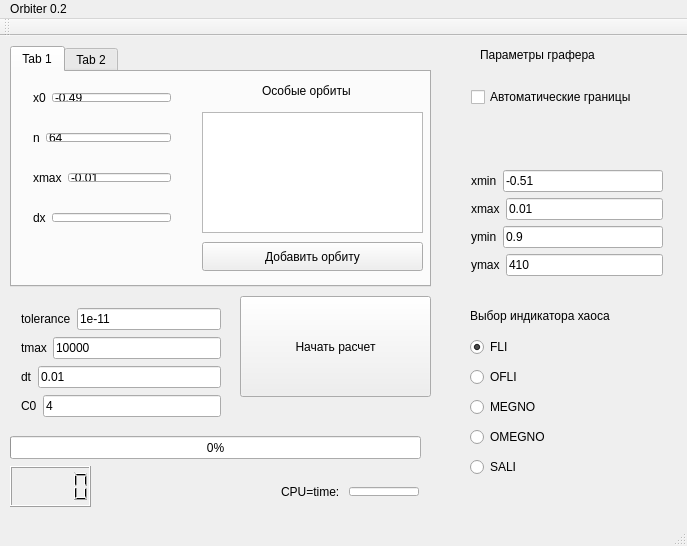
<?xml version="1.0" encoding="UTF-8"?>
<ui version="4.0">
 <class>MainWindow</class>
 <widget class="QMainWindow" name="MainWindow">
  <property name="geometry">
   <rect>
    <x>0</x>
    <y>0</y>
    <width>687</width>
    <height>546</height>
   </rect>
  </property>
  <property name="windowTitle">
   <string>MainWindow</string>
  </property>
  <widget class="QWidget" name="centralWidget">
   <widget class="QTabWidget" name="tabWidget">
    <property name="geometry">
     <rect>
      <x>10</x>
      <y>10</y>
      <width>421</width>
      <height>241</height>
     </rect>
    </property>
    <property name="currentIndex">
     <number>0</number>
    </property>
    <widget class="QWidget" name="tab">
     <attribute name="title">
      <string>Tab 1</string>
     </attribute>
     <widget class="QWidget" name="horizontalLayoutWidget_3">
      <property name="geometry">
       <rect>
        <x>10</x>
        <y>10</y>
        <width>160</width>
        <height>31</height>
       </rect>
      </property>
      <layout class="QHBoxLayout" name="horizontalLayout_3">
       <item>
        <widget class="QLabel" name="label_3">
         <property name="text">
          <string>x0</string>
         </property>
        </widget>
       </item>
       <item>
        <widget class="QLineEdit" name="x0LineEdit">
         <property name="text">
          <string>-0.49</string>
         </property>
        </widget>
       </item>
      </layout>
     </widget>
     <widget class="QWidget" name="horizontalLayoutWidget_4">
      <property name="geometry">
       <rect>
        <x>10</x>
        <y>50</y>
        <width>160</width>
        <height>31</height>
       </rect>
      </property>
      <layout class="QHBoxLayout" name="horizontalLayout_4">
       <item>
        <widget class="QLabel" name="label_4">
         <property name="text">
          <string>n</string>
         </property>
        </widget>
       </item>
       <item>
        <widget class="QLineEdit" name="dxLineEdit">
         <property name="text">
          <string>64</string>
         </property>
        </widget>
       </item>
      </layout>
     </widget>
     <widget class="QWidget" name="horizontalLayoutWidget_5">
      <property name="geometry">
       <rect>
        <x>10</x>
        <y>90</y>
        <width>160</width>
        <height>31</height>
       </rect>
      </property>
      <layout class="QHBoxLayout" name="horizontalLayout_5">
       <item>
        <widget class="QLabel" name="label_5">
         <property name="text">
          <string>xmax</string>
         </property>
        </widget>
       </item>
       <item>
        <widget class="QLineEdit" name="xmaxLineEdit">
         <property name="text">
          <string>-0.01</string>
         </property>
        </widget>
       </item>
      </layout>
     </widget>
     <widget class="QWidget" name="horizontalLayoutWidget_11">
      <property name="geometry">
       <rect>
        <x>10</x>
        <y>130</y>
        <width>160</width>
        <height>31</height>
       </rect>
      </property>
      <layout class="QHBoxLayout" name="horizontalLayout_11">
       <item>
        <widget class="QLabel" name="label_13">
         <property name="text">
          <string>dx</string>
         </property>
        </widget>
       </item>
       <item>
        <widget class="QLineEdit" name="newdxLineEdit">
         <property name="enabled">
          <bool>true</bool>
         </property>
         <property name="text">
          <string/>
         </property>
        </widget>
       </item>
      </layout>
     </widget>
     <widget class="QLabel" name="label_15">
      <property name="geometry">
       <rect>
        <x>250</x>
        <y>10</y>
        <width>131</width>
        <height>17</height>
       </rect>
      </property>
      <property name="text">
       <string>Особые орбиты</string>
      </property>
     </widget>
     <widget class="QPushButton" name="addButton">
      <property name="geometry">
       <rect>
        <x>190</x>
        <y>170</y>
        <width>221</width>
        <height>29</height>
       </rect>
      </property>
      <property name="text">
       <string>Добавить орбиту</string>
      </property>
     </widget>
     <widget class="QListWidget" name="listWidget">
      <property name="geometry">
       <rect>
        <x>190</x>
        <y>40</y>
        <width>221</width>
        <height>121</height>
       </rect>
      </property>
     </widget>
    </widget>
    <widget class="QWidget" name="tab_2">
     <attribute name="title">
      <string>Tab 2</string>
     </attribute>
    </widget>
   </widget>
   <widget class="QWidget" name="verticalLayoutWidget">
    <property name="geometry">
     <rect>
      <x>10</x>
      <y>260</y>
      <width>222</width>
      <height>136</height>
     </rect>
    </property>
    <layout class="QVBoxLayout" name="verticalLayout">
     <item>
      <layout class="QHBoxLayout" name="horizontalLayout">
       <item>
        <widget class="QLabel" name="label">
         <property name="text">
          <string>tolerance</string>
         </property>
        </widget>
       </item>
       <item>
        <widget class="QLineEdit" name="toleranceLineEdit">
         <property name="text">
          <string>1e-11</string>
         </property>
        </widget>
       </item>
      </layout>
     </item>
     <item>
      <layout class="QHBoxLayout" name="horizontalLayout_10">
       <item>
        <widget class="QLabel" name="label_11">
         <property name="text">
          <string>tmax</string>
         </property>
        </widget>
       </item>
       <item>
        <widget class="QLineEdit" name="tmaxLineEdit">
         <property name="text">
          <string>10000</string>
         </property>
        </widget>
       </item>
      </layout>
     </item>
     <item>
      <layout class="QHBoxLayout" name="horizontalLayout_2">
       <item>
        <widget class="QLabel" name="label_2">
         <property name="text">
          <string>dt</string>
         </property>
        </widget>
       </item>
       <item>
        <widget class="QLineEdit" name="dtLineEdit">
         <property name="text">
          <string>0.01</string>
         </property>
        </widget>
       </item>
      </layout>
     </item>
     <item>
      <layout class="QHBoxLayout" name="horizontalLayout_13">
       <item>
        <widget class="QLabel" name="label_16">
         <property name="text">
          <string>C0</string>
         </property>
        </widget>
       </item>
       <item>
        <widget class="QLineEdit" name="C0LineEdit">
         <property name="text">
          <string>4</string>
         </property>
        </widget>
       </item>
      </layout>
     </item>
    </layout>
   </widget>
   <widget class="QLabel" name="label_6">
    <property name="geometry">
     <rect>
      <x>480</x>
      <y>10</y>
      <width>151</width>
      <height>17</height>
     </rect>
    </property>
    <property name="text">
     <string>Параметры графера</string>
    </property>
   </widget>
   <widget class="QWidget" name="verticalLayoutWidget_2">
    <property name="geometry">
     <rect>
      <x>460</x>
      <y>40</y>
      <width>214</width>
      <height>211</height>
     </rect>
    </property>
    <layout class="QVBoxLayout" name="verticalLayout_2">
     <item>
      <widget class="QCheckBox" name="checkBox">
       <property name="text">
        <string>Автоматические границы</string>
       </property>
      </widget>
     </item>
     <item>
      <spacer name="verticalSpacer">
       <property name="orientation">
        <enum>Qt::Vertical</enum>
       </property>
       <property name="sizeHint" stdset="0">
        <size>
         <width>20</width>
         <height>40</height>
        </size>
       </property>
      </spacer>
     </item>
     <item>
      <layout class="QHBoxLayout" name="horizontalLayout_6">
       <item>
        <widget class="QLabel" name="label_7">
         <property name="text">
          <string>xmin</string>
         </property>
        </widget>
       </item>
       <item>
        <widget class="QLineEdit" name="xminLineEdit">
         <property name="text">
          <string>-0.51</string>
         </property>
        </widget>
       </item>
      </layout>
     </item>
     <item>
      <layout class="QHBoxLayout" name="horizontalLayout_7">
       <item>
        <widget class="QLabel" name="label_8">
         <property name="text">
          <string>xmax</string>
         </property>
        </widget>
       </item>
       <item>
        <widget class="QLineEdit" name="xmaxLineEdit_2">
         <property name="text">
          <string>0.01</string>
         </property>
        </widget>
       </item>
      </layout>
     </item>
     <item>
      <layout class="QHBoxLayout" name="horizontalLayout_9">
       <item>
        <widget class="QLabel" name="label_10">
         <property name="text">
          <string>ymin</string>
         </property>
        </widget>
       </item>
       <item>
        <widget class="QLineEdit" name="yminLineEdit">
         <property name="text">
          <string>0.9</string>
         </property>
        </widget>
       </item>
      </layout>
     </item>
     <item>
      <layout class="QHBoxLayout" name="horizontalLayout_8">
       <item>
        <widget class="QLabel" name="label_9">
         <property name="text">
          <string>ymax</string>
         </property>
        </widget>
       </item>
       <item>
        <widget class="QLineEdit" name="ymaxLineEdit">
         <property name="text">
          <string>410</string>
         </property>
        </widget>
       </item>
      </layout>
     </item>
    </layout>
   </widget>
   <widget class="QPushButton" name="calculateButton">
    <property name="geometry">
     <rect>
      <x>240</x>
      <y>260</y>
      <width>191</width>
      <height>101</height>
     </rect>
    </property>
    <property name="text">
     <string>Начать расчет</string>
    </property>
   </widget>
   <widget class="QLabel" name="label_12">
    <property name="geometry">
     <rect>
      <x>470</x>
      <y>270</y>
      <width>181</width>
      <height>20</height>
     </rect>
    </property>
    <property name="text">
     <string>Выбор индикатора хаоса</string>
    </property>
   </widget>
   <widget class="QRadioButton" name="radioButton">
    <property name="geometry">
     <rect>
      <x>470</x>
      <y>300</y>
      <width>117</width>
      <height>22</height>
     </rect>
    </property>
    <property name="text">
     <string>FLI</string>
    </property>
    <property name="checked">
     <bool>true</bool>
    </property>
   </widget>
   <widget class="QRadioButton" name="radioButton_2">
    <property name="geometry">
     <rect>
      <x>470</x>
      <y>330</y>
      <width>117</width>
      <height>22</height>
     </rect>
    </property>
    <property name="text">
     <string>OFLI</string>
    </property>
   </widget>
   <widget class="QRadioButton" name="radioButton_3">
    <property name="geometry">
     <rect>
      <x>470</x>
      <y>360</y>
      <width>117</width>
      <height>22</height>
     </rect>
    </property>
    <property name="text">
     <string>MEGNO</string>
    </property>
   </widget>
   <widget class="QRadioButton" name="radioButton_4">
    <property name="geometry">
     <rect>
      <x>470</x>
      <y>390</y>
      <width>117</width>
      <height>22</height>
     </rect>
    </property>
    <property name="text">
     <string>OMEGNO</string>
    </property>
   </widget>
   <widget class="QRadioButton" name="radioButton_5">
    <property name="geometry">
     <rect>
      <x>470</x>
      <y>420</y>
      <width>117</width>
      <height>22</height>
     </rect>
    </property>
    <property name="text">
     <string>SALI</string>
    </property>
   </widget>
   <widget class="QProgressBar" name="progressBar">
    <property name="geometry">
     <rect>
      <x>10</x>
      <y>400</y>
      <width>411</width>
      <height>23</height>
     </rect>
    </property>
    <property name="value">
     <number>0</number>
    </property>
   </widget>
   <widget class="QLCDNumber" name="threadsNumber">
    <property name="geometry">
     <rect>
      <x>10</x>
      <y>430</y>
      <width>81</width>
      <height>41</height>
     </rect>
    </property>
   </widget>
   <widget class="QWidget" name="horizontalLayoutWidget_12">
    <property name="geometry">
     <rect>
      <x>270</x>
      <y>440</y>
      <width>160</width>
      <height>31</height>
     </rect>
    </property>
    <layout class="QHBoxLayout" name="horizontalLayout_12">
     <item>
      <widget class="QLabel" name="label_14">
       <property name="text">
        <string>CPU=time: </string>
       </property>
      </widget>
     </item>
     <item>
      <widget class="QLineEdit" name="cputimeLineEdit">
       <property name="enabled">
        <bool>true</bool>
       </property>
       <property name="text">
        <string/>
       </property>
      </widget>
     </item>
    </layout>
   </widget>
  </widget>
  <widget class="QMenuBar" name="menuBar">
   <property name="geometry">
    <rect>
     <x>0</x>
     <y>0</y>
     <width>687</width>
     <height>25</height>
    </rect>
   </property>
   <widget class="QMenu" name="menuOrbiter_0_2">
    <property name="title">
     <string>Orbiter 0.2</string>
    </property>
   </widget>
   <addaction name="menuOrbiter_0_2"/>
  </widget>
  <widget class="QToolBar" name="mainToolBar">
   <attribute name="toolBarArea">
    <enum>TopToolBarArea</enum>
   </attribute>
   <attribute name="toolBarBreak">
    <bool>false</bool>
   </attribute>
  </widget>
  <widget class="QStatusBar" name="statusBar"/>
 </widget>
 <layoutdefault spacing="6" margin="11"/>
 <resources/>
 <connections/>
</ui>
